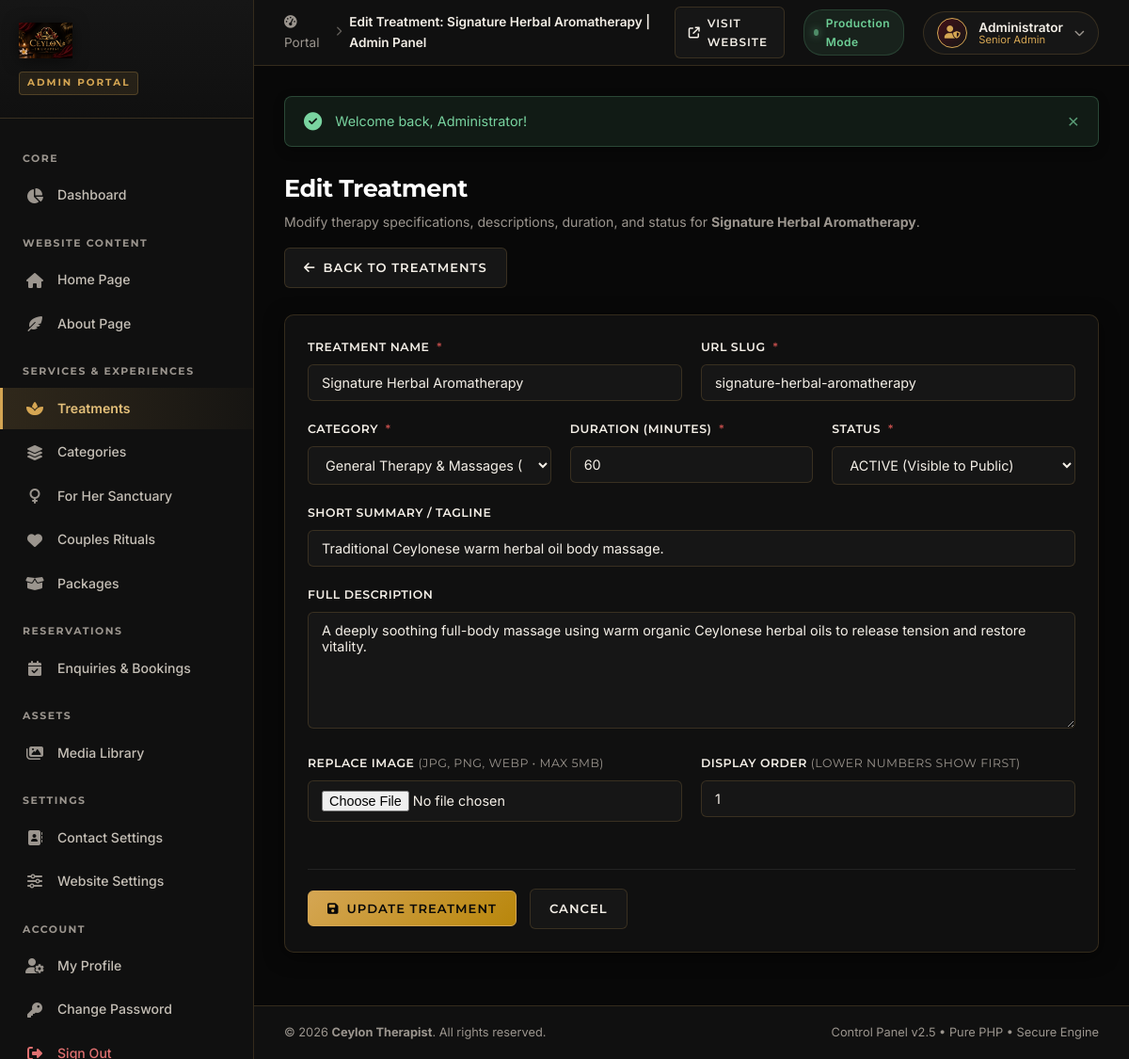
The app's page /admin_service_edit.php?id=1 (signed in) with its own data.
### tables this page shows
CREATE TABLE IF NOT EXISTS `services` (
    `id` INT UNSIGNED AUTO_INCREMENT PRIMARY KEY,
    `category_id` INT UNSIGNED NOT NULL,
    `name` VARCHAR(150) NOT NULL,
    `slug` VARCHAR(150) NOT NULL UNIQUE,
    `short_description` VARCHAR(255) NULL,
    `description` TEXT NULL,
    `duration_minutes` INT UNSIGNED DEFAULT 60,
    `image` VARCHAR(255) NULL,
    `status` ENUM('ACTIVE', 'INACTIVE') DEFAULT 'ACTIVE',
    `display_order` INT DEFAULT 0,
    `created_at` TIMESTAMP DEFAULT CURRENT_TIMESTAMP,
    `updated_at` TIMESTAMP DEFAULT CURRENT_TIMESTAMP ON UPDATE CURRENT_TIMESTAMP,
    CONSTRAINT `fk_services_category` FOREIGN KEY (`category_id`) 
        REFERENCES `service_categories` (`id`) ON DELETE CASCADE ON UPDATE CASCADE
);

CREATE TABLE IF NOT EXISTS `service_categories` (
    `id` INT UNSIGNED AUTO_INCREMENT PRIMARY KEY,
    `code` VARCHAR(50) NOT NULL UNIQUE,
    `name` VARCHAR(100) NOT NULL,
    `description` TEXT NULL,
    `display_order` INT DEFAULT 0,
    `created_at` TIMESTAMP DEFAULT CURRENT_TIMESTAMP
);

### views/admin/services/edit.php (the view, shortened to what the rows shown need)
<?php require BASE_PATH . '/views/partials/admin-header.php'; ?>
<?php require BASE_PATH . '/views/partials/admin-sidebar.php'; ?>
<div class="admin-page-header">
    <div class="page-title-wrap">
        <h1>Edit Treatment</h1>
        <p>Modify therapy specifications, descriptions, duration, and status for <strong><?= e($service['name']) ?></strong>.</p>
    </div>
    <div class="admin-header-actions">
        <a href="<?= baseUrl('admin_services.php') ?>" class="btn-admin btn-admin-secondary">
            <i class="fa-solid fa-arrow-left"></i> Back to Treatments
        </a>
    </div>
</div>
<div class="admin-card">
    <form action="<?= baseUrl('admin_service_edit.php?id=' . (int)$service['id']) ?>" method="POST" enctype="multipart/form-data">
        <div class="form-grid-2">
            <div class="form-group">
                <label for="name">Treatment Name <span class="required">*</span></label>
                <input type="text" id="name" name="name" class="admin-input" required value="<?= e($service['name']) ?>">
            </div>
            <div class="form-group">
                <label for="slug">URL Slug <span class="required">*</span></label>
                <input type="text" id="slug" name="slug" class="admin-input" required value="<?= e($service['slug']) ?>">
            </div>
        </div>
        <div class="form-grid-3">
            <div class="form-group">
                <label for="category_id">Category <span class="required">*</span></label>
                <select id="category_id" name="category_id" class="admin-select" required>
                    <?php foreach ($categories as $cat): ?>
                        <option value="<?= (int)$cat['id'] ?>" <?= (int)$service['category_id'] === (int)$cat['id'] ? 'selected' : '' ?>>
                            <?= e($cat['name']) ?> (<?= e($cat['code']) ?>)
                        </option>
                    <?php endforeach; ?>
                </select>
            </div>
            <div class="form-group">
                <label for="duration_minutes">Duration (Minutes) <span class="required">*</span></label>
                <input type="number" id="duration_minutes" name="duration_minutes" class="admin-input" required min="15" step="15" value="<?= (int)$service['duration_minutes'] ?>">
            </div>
            <div class="form-group">
                <label for="status">Status <span class="required">*</span></label>
                <select id="status" name="status" class="admin-select" required>
                    <option value="ACTIVE" <?= $service['status'] === 'ACTIVE' ? 'selected' : '' ?>>ACTIVE (Visible to Public)</option>
                </select>
            </div>
        </div>
        <div class="form-group">
            <label for="short_description">Short Summary / Tagline</label>
            <input type="text" id="short_description" name="short_description" class="admin-input" value="<?= e($service['short_description'] ?? '') ?>">
        </div>
        <div class="form-group">
            <label for="description">Full Description</label>
            <textarea id="description" name="description" class="admin-textarea" rows="6"><?= e($service['description'] ?? '') ?></textarea>
        </div>
        <div class="form-grid-2">
            <div class="form-group">
                <label for="image">Replace Image <span style="color:var(--admin-muted);font-weight:normal;">(JPG, PNG, WEBP &bull; Max 5MB)</span></label>
                <input type="file" id="image" name="image" class="admin-input" accept="image/jpeg,image/png,image/webp">
            </div>
            <div class="form-group">
                <label for="display_order">Display Order <span style="color:var(--admin-muted);font-weight:normal;">(Lower numbers show first)</span></label>
                <input type="number" id="display_order" name="display_order" class="admin-input" value="<?= (int)$service['display_order'] ?>">
            </div>
        </div>
        <div class="form-actions">
            <button type="submit" class="btn-admin btn-admin-gold">
                <i class="fa-solid fa-floppy-disk"></i> Update Treatment
            </button>
            <a href="<?= baseUrl('admin_services.php') ?>" class="btn-admin btn-admin-secondary">Cancel</a>
        </div>
    </form>
</div>
<?php require BASE_PATH . '/views/partials/admin-footer.php'; ?>

### views/partials/admin-sidebar.php (shortened to what the rows shown need)
<?php
$admin = currentAdmin();
$currentPage = basename($_SERVER['PHP_SELF'] ?? '');
?>
<aside class="admin-sidebar" id="adminSidebar">
    <div class="sidebar-brand">
        <a href="<?= baseUrl('admin_dashboard.php') ?>" class="brand-link">
            <img src="<?= assetUrl('images/logo.png') ?>" alt="Ceylon Therapist" class="admin-sidebar-logo">
        </a>
        <span class="badge-portal">ADMIN PORTAL</span>
    </div>
    <nav class="sidebar-nav" aria-label="Admin Navigation">
        <div class="nav-section-title">CORE</div>
        <ul class="nav-group">
            <li class="nav-item">
                <a href="<?= baseUrl('admin_dashboard.php') ?>" class="nav-link <?= $currentPage === 'admin_dashboard.php' ? 'active' : '' ?>">
                    <i class="fa-solid fa-chart-pie nav-icon"></i>
                    <span class="nav-text">Dashboard</span>
                </a>
            </li>
        </ul>
        <div class="nav-section-title">WEBSITE CONTENT</div>
        <ul class="nav-group">
            <li class="nav-item">
                <a href="<?= baseUrl('admin_home_content.php') ?>" class="nav-link <?= $currentPage === 'admin_home_content.php' ? 'active' : '' ?>">
                    <i class="fa-solid fa-house nav-icon"></i>
                    <span class="nav-text">Home Page</span>
                </a>
            </li>
            <li class="nav-item">
                <a href="<?= baseUrl('admin_about_content.php') ?>" class="nav-link <?= $currentPage === 'admin_about_content.php' ? 'active' : '' ?>">
                    <i class="fa-solid fa-feather-pointed nav-icon"></i>
                    <span class="nav-text">About Page</span>
                </a>
            </li>
        </ul>
        <div class="nav-section-title">SERVICES & EXPERIENCES</div>
        <ul class="nav-group">
            <li class="nav-item">
                <a href="<?= baseUrl('admin_services.php') ?>" class="nav-link <?= in_array($currentPage, ['admin_services.php', 'admin_service_create.php', 'admin_service_edit.php']) && !isset($_GET['category']) ? 'active' : '' ?>">
                    <i class="fa-solid fa-spa nav-icon"></i>
                    <span class="nav-text">Treatments</span>
                </a>
            </li>
            <li class="nav-item">
                <a href="<?= baseUrl('admin_categories.php') ?>" class="nav-link <?= in_array($currentPage, ['admin_categories.php', 'admin_category_create.php', 'admin_category_edit.php']) ? 'active' : '' ?>">
                    <i class="fa-solid fa-layer-group nav-icon"></i>
                    <span class="nav-text">Categories</span>
                </a>
            </li>
            <li class="nav-item">
                <a href="<?= baseUrl('admin_for_her.php') ?>" class="nav-link <?= (in_array($currentPage, ['admin_for_her.php', 'admin_for_her_create.php']) || ($currentPage === 'admin_service_create.php' && strtoupper((string)($_GET['category'] ?? '')) === 'FOR_HER')) ? 'active' : '' ?>">
                    <i class="fa-solid fa-venus nav-icon"></i>
                    <span class="nav-text">For Her Sanctuary</span>
                </a>
            </li>
            <li class="nav-item">
                <a href="<?= baseUrl('admin_couples.php') ?>" class="nav-link <?= (in_array($currentPage, ['admin_couples.php', 'admin_couples_create.php']) || ($currentPage === 'admin_service_create.php' && strtoupper((string)($_GET['category'] ?? '')) === 'COUPLES')) ? 'active' : '' ?>">
                    <i class="fa-solid fa-heart nav-icon"></i>
                    <span class="nav-text">Couples Rituals</span>
                </a>
            </li>
            <li class="nav-item">
                <a href="<?= baseUrl('admin_packages.php') ?>" class="nav-link <?= in_array($currentPage, ['admin_packages.php', 'admin_package_create.php', 'admin_package_edit.php']) ? 'active' : '' ?>">
                    <i class="fa-solid fa-box-open nav-icon"></i>
                    <span class="nav-text">Packages</span>
                </a>
            </li>
        </ul>
        <div class="nav-section-title">RESERVATIONS</div>
        <ul class="nav-group">
            <li class="nav-item">
                <a href="<?= baseUrl('admin_enquiries.php') ?>" class="nav-link <?= in_array($currentPage, ['admin_enquiries.php', 'admin_enquiry_view.php']) ? 'active' : '' ?>">
                    <i class="fa-solid fa-calendar-check nav-icon"></i>
                    <span class="nav-text">Enquiries & Bookings</span>
                </a>
            </li>
        </ul>
        <div class="nav-section-title">ASSETS</div>
        <ul class="nav-group">
            <li class="nav-item">
                <a href="<?= baseUrl('admin_media.php') ?>" class="nav-link <?= $currentPage === 'admin_media.php' ? 'active' : '' ?>">
                    <i class="fa-solid fa-images nav-icon"></i>
                    <span class="nav-text">Media Library</span>
                </a>
            </li>
        </ul>
        <div class="nav-section-title">SETTINGS</div>
        <ul class="nav-group">
            <li class="nav-item">
                <a href="<?= baseUrl('admin_contact_settings.php') ?>" class="nav-link <?= $currentPage === 'admin_contact_settings.php' ? 'active' : '' ?>">
                    <i class="fa-solid fa-address-book nav-icon"></i>
                    <span class="nav-text">Contact Settings</span>
                </a>
            </li>
            <li class="nav-item">
                <a href="<?= baseUrl('admin_site_settings.php') ?>" class="nav-link <?= $currentPage === 'admin_site_settings.php' ? 'active' : '' ?>">
                    <i class="fa-solid fa-sliders nav-icon"></i>
                    <span class="nav-text">Website Settings</span>
                </a>
            </li>
        </ul>
        <div class="nav-section-title">ACCOUNT</div>
        <ul class="nav-group">
            <li class="nav-item">
                <a href="<?= baseUrl('admin_profile.php') ?>" class="nav-link <?= $currentPage === 'admin_profile.php' ? 'active' : '' ?>">
                    <i class="fa-solid fa-user-gear nav-icon"></i>
                    <span class="nav-text">My Profile</span>
                </a>
            </li>
            <li class="nav-item">
                <a href="<?= baseUrl('admin_change_password.php') ?>" class="nav-link <?= $currentPage === 'admin_change_password.php' ? 'active' : '' ?>">
                    <i class="fa-solid fa-key nav-icon"></i>
                    <span class="nav-text">Change Password</span>
                </a>
            </li>
            <li class="nav-item">
                <a href="<?= baseUrl('logout.php') ?>" class="nav-link nav-logout">
                    <i class="fa-solid fa-right-from-bracket nav-icon"></i>
                    <span class="nav-text">Sign Out</span>
                </a>
            </li>
        </ul>
    </nav>
</aside>
<div class="admin-main-container">
    <header class="admin-topbar">
        <div class="topbar-left">
            <div class="topbar-breadcrumbs">
                <span class="breadcrumb-item"><a href="<?= baseUrl('admin_dashboard.php') ?>"><i class="fa-solid fa-gauge-high"></i> Portal</a></span>
                <span class="breadcrumb-sep"><i class="fa-solid fa-chevron-right"></i></span>
                <span class="breadcrumb-item active"><?= e($pageTitle ?? 'Dashboard') ?></span>
            </div>
        </div>
        <div class="topbar-right">
            <a href="<?= baseUrl() ?>" target="_blank" class="btn-admin btn-admin-secondary" style="font-size:12px;padding:7px 14px;display:flex;align-items:center;gap:7px;text-decoration:none;" title="Open Public Website in New Tab">
                <i class="fa-solid fa-arrow-up-right-from-square"></i> Visit Website
            </a>
            <div class="topbar-badge-live">
                <span class="live-dot"></span>
                <span>Production Mode</span>
            </div>
            <div class="admin-profile-pill" onclick="toggleProfileDropdown()">
                <div class="profile-avatar-circle">
                    <i class="fa-solid fa-user-shield"></i>
                </div>
                <div class="profile-meta">
                    <span class="profile-name"><?= e($admin['name'] ?? 'Administrator') ?></span>
                    <span class="profile-role">Senior Admin</span>
                </div>
                <i class="fa-solid fa-chevron-down profile-arrow"></i>
            </div>
        </div>
    </header>
    <main class="admin-workspace">
        <?php if (hasFlash('success')): ?>
            <div class="admin-alert admin-alert-success" role="alert">
                <i class="fa-solid fa-circle-check alert-icon"></i>
                <div class="alert-content">
                    <?php foreach (getFlash('success') as $msg): ?>
                        <p><?= e($msg) ?></p>
                    <?php endforeach; ?>
                </div>
                <button type="button" class="alert-close" onclick="this.parentElement.remove()">&times;</button>
            </div>
        <?php endif; ?>

### records on screen
services: name "Edit Treatment: Signature Herbal Aromatherapy | Admin Panel", name "Signature Herbal Aromatherapy", slug "signature-herbal-aromatherapy", category_id "General Therapy & Massages (GENERAL)", duration_minutes "60", status "ACTIVE (Visible to Public)", short_description "Traditional Ceylonese warm herbal oil body massage.", description "A deeply soothing full-body massage using warm organic Ceylonese herbal oils to release tension and restore vitality.", display_order "1"

### other values on screen
$admin['name'] "Administrator"
$msg "Welcome back, Administrator!"
